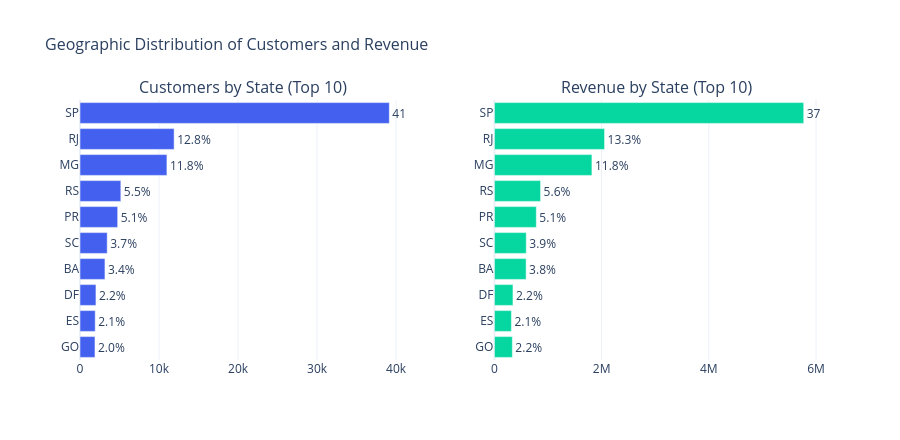

Write notebook code for a chart like this one.
### Code cell
top10_states = geo_state.head(10).copy()

fig_geo = make_subplots(
    rows=1, cols=2,
    subplot_titles=("Customers by State (Top 10)", "Revenue by State (Top 10)"),
    horizontal_spacing=0.12,
)

fig_geo.add_trace(
    go.Bar(
        x=top10_states["unique_customers"],
        y=top10_states["state"],
        orientation="h",
        marker_color=PALETTE["primary"],
        name="Customers",
        text=top10_states["customer_share_pct"].apply(lambda x: f"{x}%"),
        textposition="outside",
    ),
    row=1, col=1,
)

fig_geo.add_trace(
    go.Bar(
        x=top10_states["total_revenue"],
        y=top10_states["state"],
        orientation="h",
        marker_color=PALETTE["positive"],
        name="Revenue",
        text=top10_states["revenue_share_pct"].apply(lambda x: f"{x}%"),
        textposition="outside",
    ),
    row=1, col=2,
)

fig_geo.update_layout(
    title=dict(text="Geographic Distribution of Customers and Revenue", font=dict(size=16)),
    template=CHART_TEMPLATE,
    height=440,
    showlegend=False,
    yaxis=dict(autorange="reversed"),
    yaxis2=dict(autorange="reversed"),
)

fig_geo.show()

### Figure 1 — Plotly figure (JSON) as saved in the notebook; plotly's stock layout.template omitted (floating-point values rounded to 4 significant figures)
{"data": [{"marker": {"color": "#4361EE"}, "name": "Customers", "orientation": "h", "text": ["41.9%", "12.8%", "11.8%", "5.5%", "5.1%", "3.7%", "3.4%", "2.2%", "2.1%", "2.0%"], "textposition": "outside", "type": "bar", "x": [39145, 11913, 10998, 5167, 4768, 3444, 3158, 2018, 1927, 1894], "xaxis": "x", "y": ["SP", "RJ", "MG", "RS", "PR", "SC", "BA", "DF", "ES", "GO"], "yaxis": "y"}, {"marker": {"color": "#06D6A0"}, "name": "Revenue", "orientation": "h", "text": ["37.4%", "13.3%", "11.8%", "5.6%", "5.1%", "3.9%", "3.8%", "2.2%", "2.1%", "2.2%"], "textposition": "outside", "type": "bar", "x": [5770000.0, 2055000.0, 1819000.0, 861500.0, 782100.0, 594300.0, 591400.0, 346200.0, 317500.0, 334700.0], "xaxis": "x2", "y": ["SP", "RJ", "MG", "RS", "PR", "SC", "BA", "DF", "ES", "GO"], "yaxis": "y2"}], "layout": {"annotations": [{"font": {"size": 16}, "showarrow": false, "text": "Customers by State (Top 10)", "x": 0.22, "xanchor": "center", "xref": "paper", "y": 1, "yanchor": "bottom", "yref": "paper"}, {"font": {"size": 16}, "showarrow": false, "text": "Revenue by State (Top 10)", "x": 0.78, "xanchor": "center", "xref": "paper", "y": 1, "yanchor": "bottom", "yref": "paper"}], "height": 440, "showlegend": false, "title": {"font": {"size": 16}, "text": "Geographic Distribution of Customers and Revenue"}, "xaxis": {"anchor": "y", "domain": [0, 0.44]}, "xaxis2": {"anchor": "y2", "domain": [0.56, 1]}, "yaxis": {"anchor": "x", "autorange": "reversed", "domain": [0, 1]}, "yaxis2": {"anchor": "x2", "autorange": "reversed", "domain": [0, 1]}}}
